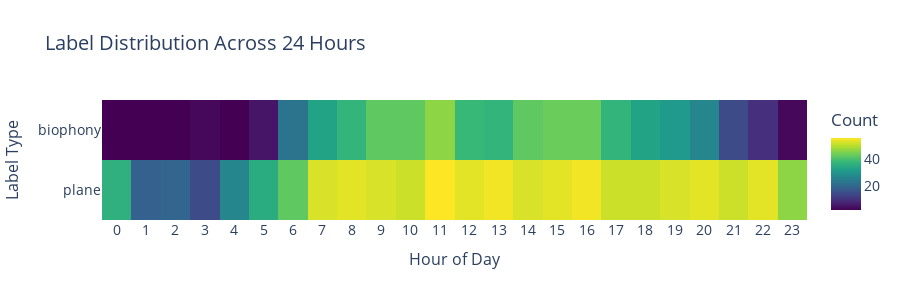

Write notebook code for a chart like this one.
### Code cell
# Load the annotations data
df = pd.read_csv('annotations.csv')

# Define the label columns (excluding silence)
label_cols = ['plane', 'biophony']

# Group by hour and sum the labels
hourly_counts = df.groupby('hour')[label_cols].sum().reset_index()

# Reshape data for heatmap (labels as rows, hours as columns)
heatmap_data = hourly_counts.set_index('hour')[label_cols].T

# Create the density heatmap
fig = go.Figure(data=go.Heatmap(
    z=heatmap_data.values,
    x=list(range(24)),  # All 24 hours
    y=label_cols,
    colorscale='Viridis',
    colorbar=dict(title='Count', tickfont=dict(size=14)),
    hoverongaps=False
))

fig.update_layout(
    height=300,
    title=dict(text='Label Distribution Across 24 Hours', font=dict(size=20)),
    xaxis_title=dict(text='Hour of Day', font=dict(size=16)),
    yaxis_title=dict(text='Label Type', font=dict(size=16)),
    xaxis=dict(
        tickmode='linear',
        tick0=0,
        dtick=1,
        tickfont=dict(size=14)
    ),
    yaxis=dict(
        tickfont=dict(size=14)
    )
)

fig.show()

### Figure 1 — Plotly figure (JSON) as saved in the notebook; plotly's stock layout.template omitted (floating-point values rounded to 4 significant figures)
{"data": [{"colorbar": {"tickfont": {"size": 14}, "title": {"text": "Count"}}, "colorscale": [[0, "#440154"], [0.1111, "#482878"], [0.2222, "#3e4989"], [0.3333, "#31688e"], [0.4444, "#26828e"], [0.5556, "#1f9e89"], [0.6667, "#35b779"], [0.7778, "#6ece58"], [0.8889, "#b5de2b"], [1, "#fde725"]], "hoverongaps": false, "type": "heatmap", "x": [0, 1, 2, 3, 4, 5, 6, 7, 8, 9, 10, 11, 12, 13, 14, 15, 16, 17, 18, 19, 20, 21, 22, 23], "y": ["plane", "biophony"], "z": [[36, 19, 20, 15, 27, 35, 42, 52, 53, 52, 51, 55, 53, 54, 52, 53, 54, 51, 51, 52, 53, 51, 53, 46], [3, 3, 3, 4, 3, 6, 23, 33, 37, 42, 42, 46, 38, 37, 42, 43, 43, 37, 33, 31, 27, 15, 10, 4]]}], "layout": {"height": 300, "title": {"font": {"size": 20}, "text": "Label Distribution Across 24 Hours"}, "xaxis": {"dtick": 1, "tick0": 0, "tickfont": {"size": 14}, "tickmode": "linear", "title": {"font": {"size": 16}, "text": "Hour of Day"}}, "yaxis": {"tickfont": {"size": 14}, "title": {"font": {"size": 16}, "text": "Label Type"}}}}
